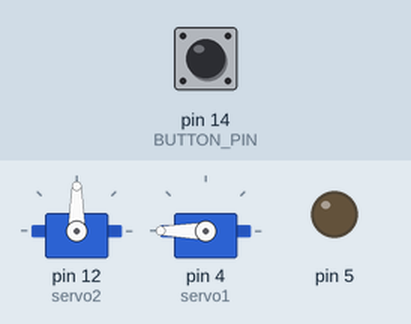
This sketch was run on a simulated Arduino Uno, built with avr-gcc and run on an emulated ATmega328P. On the bench: 2 × servo, output pins drawn as LEDs (lit = HIGH). Dashed ring = blinking. The inputs (shaded band) are chosen by the test bench; at power-on: pin 14 (BUTTON_PIN) HIGH.

Above: at 1.2 s.
1.3 s: pin 14 (BUTTON_PIN) pulled LOW for 0.15 s
At 1.7 s:
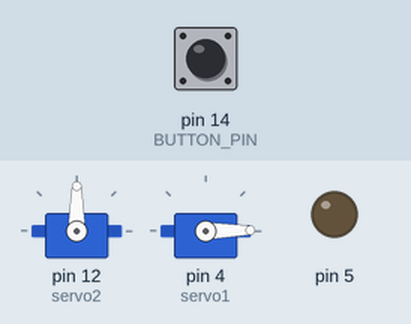
At 2.2 s:
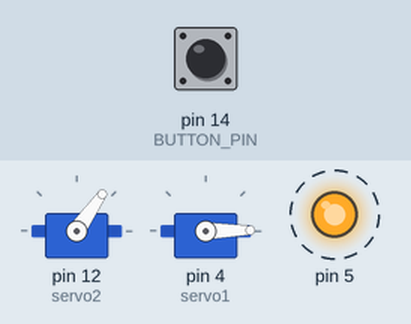
4.3 s: pin 14 (BUTTON_PIN) pulled LOW for 3.2 s
At 5.9 s:
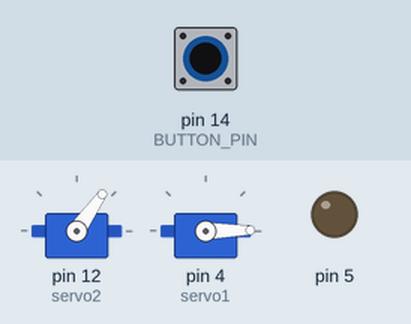
Timing chart, 0 to 9.2 s (numbered marks = the images above; inputs shaded):
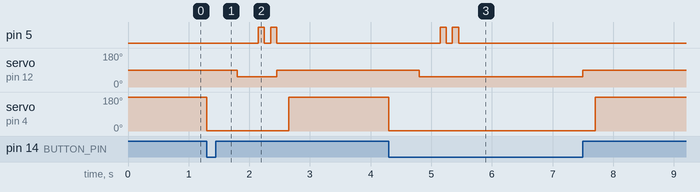

Measured:
- after the input at 1.3 s, pin 5: alternates HIGH for 0.10 s and LOW for 0.10 s, 4 changes in all, then stays LOW, starting after 0.85 s; servo on pin 12 (servo2): 90° → 55° after 0.50 s, → 90° 0.65 s later; servo on pin 4 (servo1): 180° → 1° at once, → 180° 1.4 s later
- after the input at 4.3 s, pin 5: alternates HIGH for 0.10 s and LOW for 0.10 s, 4 changes in all, then stays LOW, starting after 0.85 s; servo on pin 12 (servo2): 90° → 55° after 0.50 s, → 90° 2.7 s later; servo on pin 4 (servo1): 180° → 1° at once, → 180° 3.4 s later

The sketch:

candelight_simple_hall.ino
```cpp
#include <Servo.h>
#define BUTTON_PIN 14

Servo servo1;
Servo servo2;

byte lastButtonState = LOW;
byte candleState = LOW;

void setup() {

  Serial.begin(115200);

  pinMode(BUTTON_PIN, INPUT_PULLUP);
  pinMode(4, OUTPUT);
  pinMode(12, OUTPUT);
  pinMode(5, OUTPUT);

  digitalWrite(5, LOW);

}

void loop() {
  byte buttonState = digitalRead(BUTTON_PIN);
  if (buttonState != lastButtonState) {
    lastButtonState = buttonState;
    if (buttonState == LOW) {
      candleState = (candleState == HIGH) ? LOW: HIGH;
      servo1.attach(4);
      servo1.write(1);    //iris opening
      delay(100);
      servo1.detach();
      delay(400);
      servo2.attach(12);  //gas opening
      servo2.write(55);
      delay(100);
      delay(250);
      digitalWrite(5, HIGH);
      delay(100);
      digitalWrite(5, LOW);
      delay(100);
      digitalWrite(5, HIGH);
      delay(100);
      digitalWrite(5, LOW);
    }
    else if(buttonState == HIGH) {
      servo2.attach(12);
      servo2.write(90);    //gas closing
      delay(100);
      servo2.detach();
      delay(100);
      servo1.attach(4);
      servo1.write(180);   //iris closing
      delay(100);
      servo1.detach();
    }
  }
}
```
